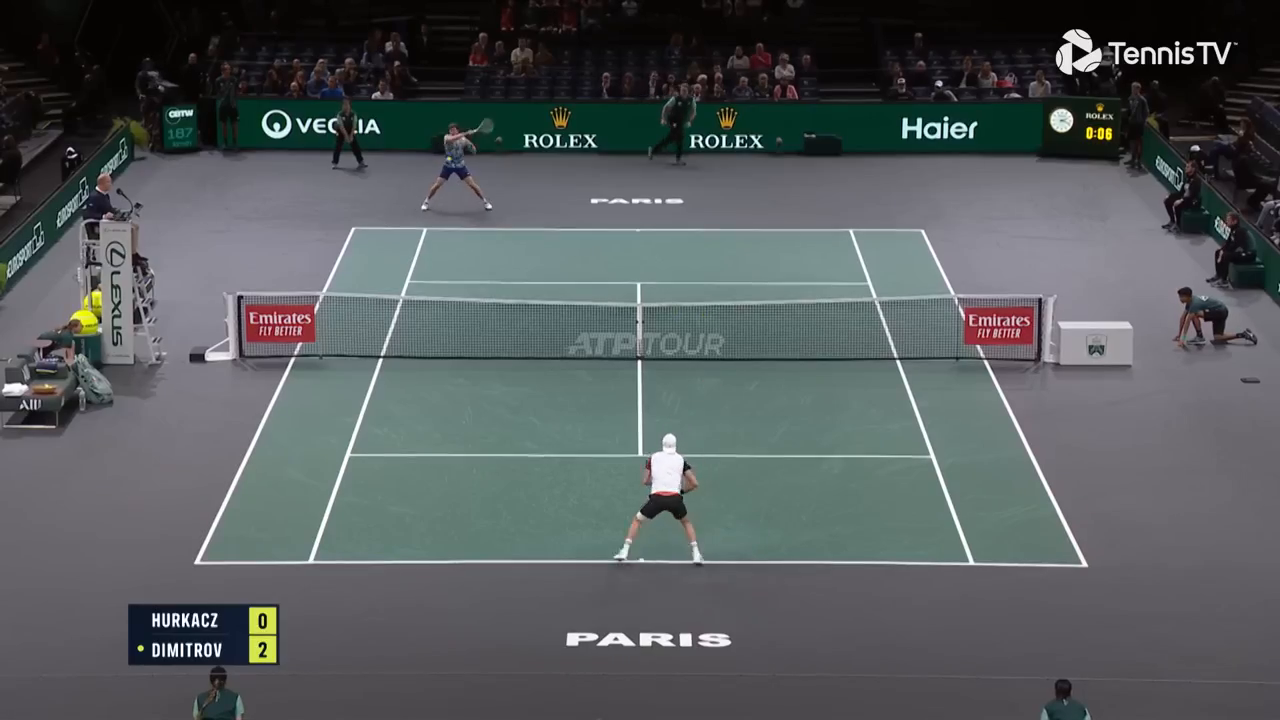
#> input picture frame 30 of Website/TennisVision-website/assets/original.mp4, 1280 x 720 px, given in place of sample.mp4, which was not available
$ python annotation_visualizer.py
#> lines starting #> are read from the running program, lines starting #| are printed output that depends on the picture
import cv2
import numpy as np

# Creating a VideoCapture object to read the video
cap = cv2.VideoCapture('sample.mp4')


# Loop until the end of the video
while (cap.isOpened()):

    # Capture frame-by-frame
    ret, frame = cap.read()
#> frame is the input picture: shape (720, 1280, 3); mean B, G, R 92.9, 91.2, 85.9
    frame = cv2.resize(frame, (540, 380), fx = 0, fy = 0,
                         interpolation = cv2.INTER_CUBIC)
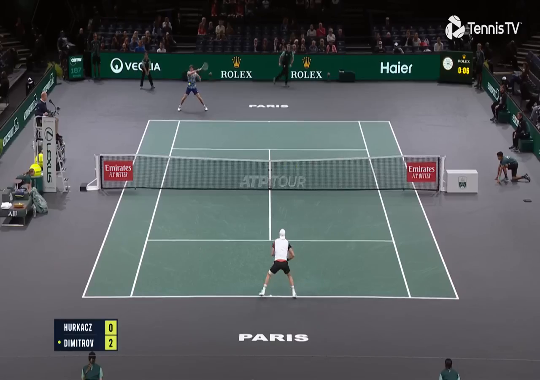
#> frame: shape (380, 540, 3); mean B, G, R 92.9, 91.2, 85.9

    # Display the resulting frame
    cv2.imshow('Frame', frame)

#> (the run stopped early here; a loop or call above may not have finished)

$ run again, starting later in the video
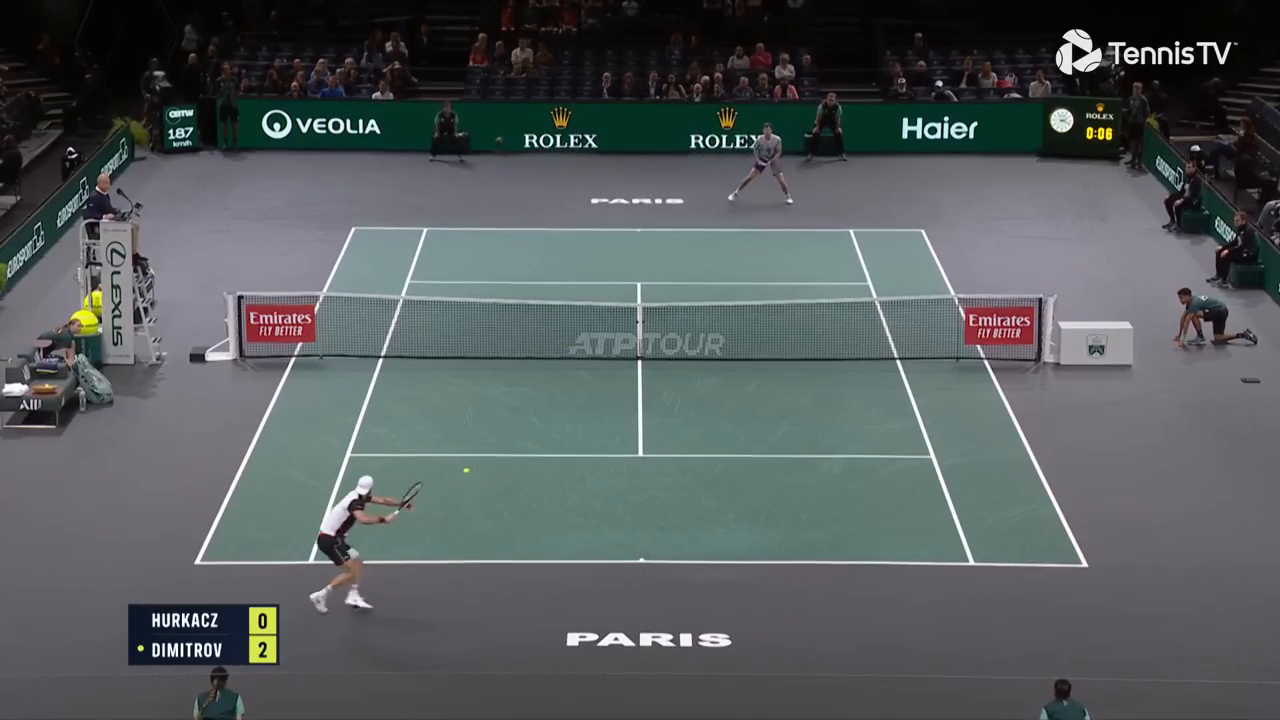
#> input picture frame 135 of Website/TennisVision-website/assets/original.mp4, 1280 x 720 px, given in place of sample.mp4, which was not available
#> frame is the input picture: shape (720, 1280, 3); mean B, G, R 92.9, 91.2, 85.8
#> `frame = cv2.resize(frame, (540, 380), fx = 0, fy = 0, interpolation = ..`:
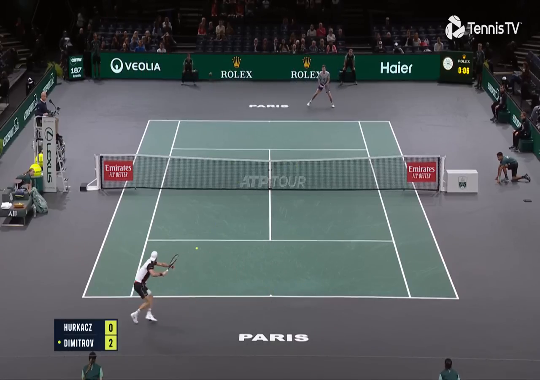
#> frame: shape (380, 540, 3); mean B, G, R 92.9, 91.2, 85.8

$ run again, starting later in the video
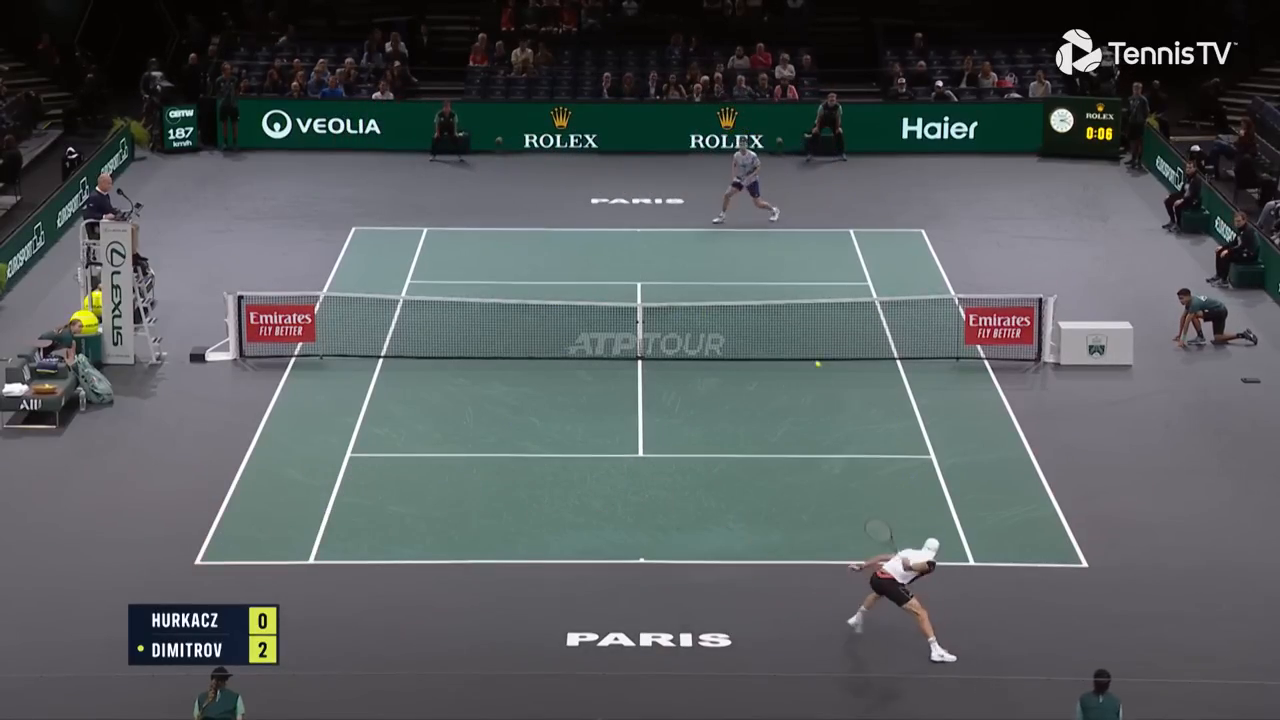
#> input picture frame 240 of Website/TennisVision-website/assets/original.mp4, 1280 x 720 px, given in place of sample.mp4, which was not available
#> frame is the input picture: shape (720, 1280, 3); mean B, G, R 92.9, 91.2, 85.8
#> `frame = cv2.resize(frame, (540, 380), fx = 0, fy = 0, interpolation = ..`:
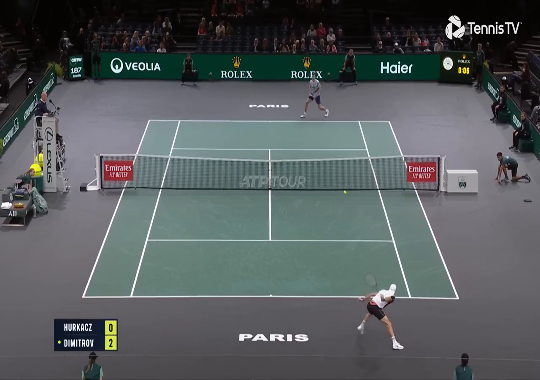
#> frame: shape (380, 540, 3); mean B, G, R 92.9, 91.2, 85.8
